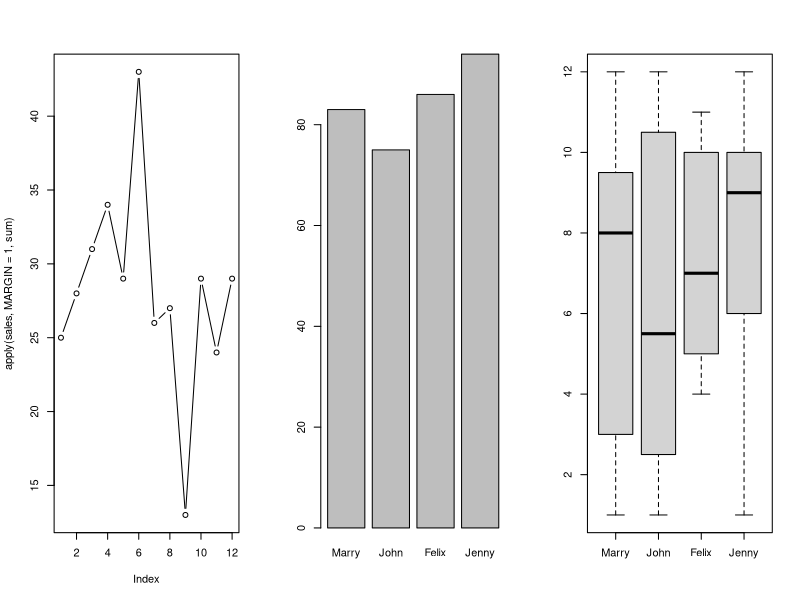
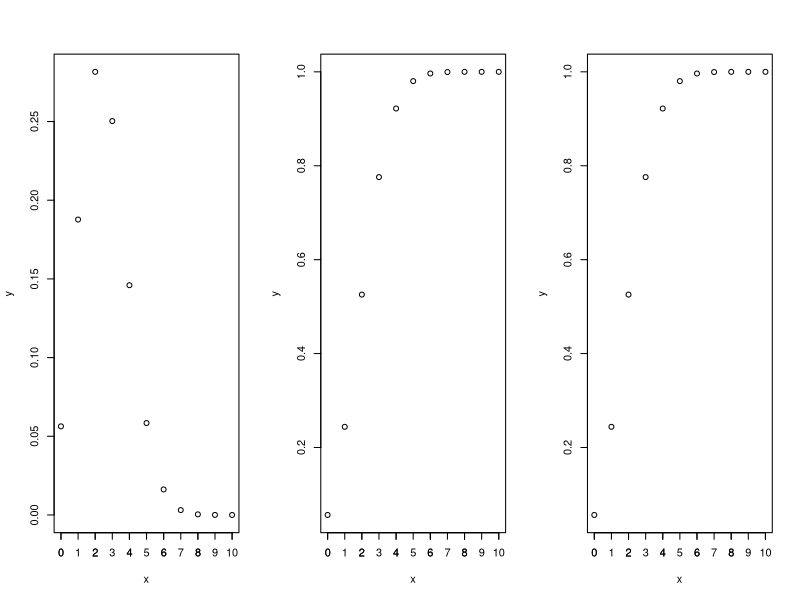
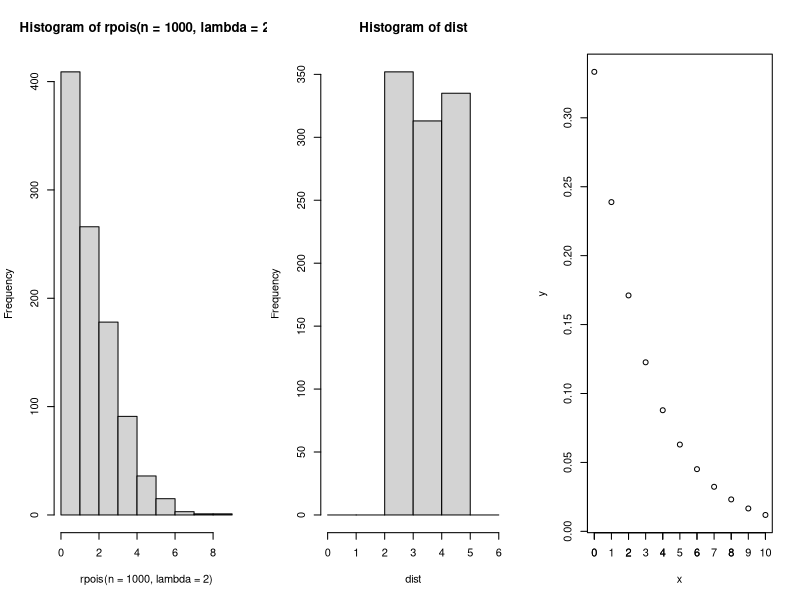
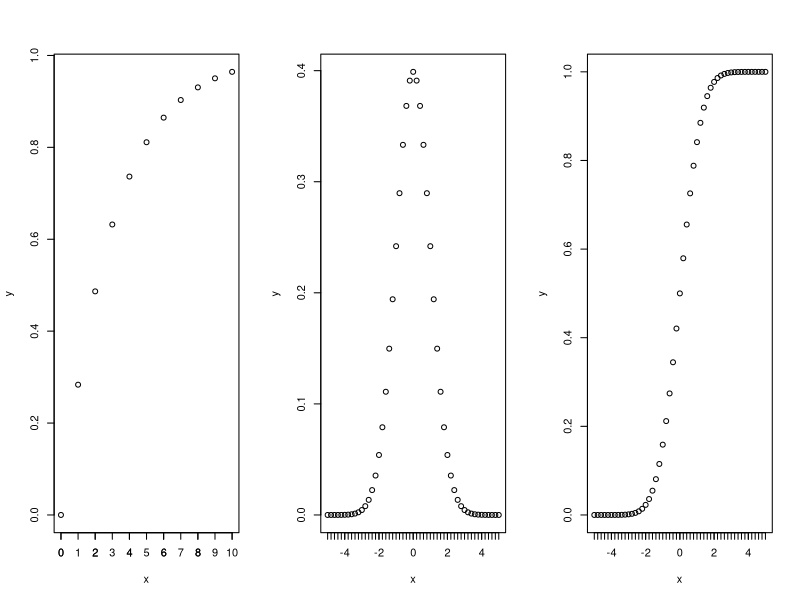

These figures' R source, in order:
## ---- chunk 1
knitr::opts_chunk$set(echo = TRUE, collapse = TRUE)
library(kableExtra)
## ---- chunk 2
args(apply)
# kur X yra array
# MARGIN=1 eilutėms
# MARGIN=2 stulpeliams
# FUN taikoma funkcija
## ---- chunk 3
x <- matrix(1:4,2,2)
x
apply(x, 1, mean) #1 - eiltuėms
apply(x, 2, mean) #2 - stulpeliams
apply(x, 1, sum)
apply(x, 2, sum)

## ---- chunk 4
x <- array(data=rnorm(40), dim = c(2,2,10))
apply(x, c(1,2), mean)
## ---- chunk 5
#generate sales dataframe
set.seed(101)
sales <- data.frame(row.names = month.abb[1:12], 
                Marry=sample(1:12,12, replace = TRUE),
                John=sample(1:12,12, replace = TRUE),
                Felix=sample(1:12,12, replace = TRUE),
                Jenny=sample(1:12,12, replace = TRUE))

## ---- chunk 6
# sukuriame 5x6 matricą
set.seed(101)
sales <- data.frame(row.names = month.abb[1:12], 
                Marry=sample(1:12,12, replace = TRUE),
                John=sample(1:12,12, replace = TRUE),
                Felix=sample(1:12,12, replace = TRUE),
                Jenny=sample(1:12,12, replace = TRUE))



apply(sales, MARGIN=1, sum)
apply(sales, MARGIN=2, sum)
## ---- chunk 7
par(mfrow=c(1,3))
plot(apply(sales, MARGIN=1, sum), type="b")
barplot(apply(sales, MARGIN=2, sum))
boxplot(sales)
## ---- chunk 8
args(apply)
# for ... arguments of quantile function
apply(sales[,-1], 2, quantile, probs=c(0,0.25 ,0.5, 0.75,1))
apply(sales[,-1], 2, summary, digits=0)
## ---- chunk 9
# Funkcija rep priima objektus ir replikuoja juos times arba each
args(rep)
?args
rep(c("a","b"), c(1,3))
## ---- chunk 10
args(sweep)
## ---- chunk 11
args(lapply)
## ---- chunk 12
x <-  list(a=1:10, b=rnorm(10), c=seq(from=100, to=200, by=2))
lapply(x, mean)
## ---- chunk 13
x <- 1:3
as.list(1:3) #taip lapply mato vektorių x konvertvus jį į list objektą
lapply(x, runif)
## ---- chunk 14
x <- 1:3
lapply(x, runif, min=5, max=10)
## ---- chunk 15
x <- list(a=matrix(1:9, nrow=3, ncol = 3), 
          b=matrix(1:4, nrow = 2, ncol=2))
lapply(x, function(elt) elt[,1, drop=FALSE]) #elt yra anoniminė funkcija
## ---- chunk 16
A <- matrix(sample(1:10,9),3,3)
B <- matrix(sample(1:10,9),3,3)
C <- matrix(sample(1:10,9),3,3)
MAT_LIST <- list(A,B,C)

lapply(MAT_LIST, "[", ,1)
## ---- chunk 17
lapply(sales, sum)
## ---- chunk 18
x <-  list(a=1:10, b=rnorm(10), c=seq(from=100, to=200, by=2))
lapply(x, mean)
## ---- chunk 19
x <-  list(a=1:10, b=rnorm(10), c=seq(from=100, to=200, by=2))
sapply(x, mean)
## ---- chunk 20
sapply(MAT_LIST,"[",1,1, simplify = TRUE)  # nepriima tuščių argumentų
sapply(MAT_LIST,"[",1,1, simplify = FALSE) # nepriima tuščių argumentų

## ---- chunk 21
sapply(sales, sum)
## ---- chunk 22
str(mapply)
## ---- chunk 23
list(rep(1,4), rep(2,3), rep(3,2), rep(4,1))
## ---- chunk 24
mapply(rep, 1:4, 4:1)
## ---- chunk 25
noise <- function(n, mean, sd){
        rnorm(n, mean, sd)
}

noise(4,1,2) # veikia kaip tikėtasi
# list(noise(1,1,0.1),noise(2,2,0.1),noise(3,3,0.1),noise(4,4,0.1))
noise(1:4,1:4,0.01) # veikia ne kaip tikėtasi
## ---- chunk 26
noise <- function(n, mean, sd){
        rnorm(n, mean, sd)
}
# list(noise(1,1,0.1),noise(2,2,0.1),noise(3,3,0.1),noise(4,4,0.1))
mapply(noise, 1:4, 1:4, 0.1)
## ---- chunk 27
mapply(rep, 1:4,4)
## ---- chunk 28
args(rapply)

#pvz:
x <- list(1,2,3,4)
rapply(x, function(x){x^2})
## ---- chunk 29
rapply(lapply(sales, mean),function(x){x*0.15})
## ---- chunk 30
str(tapply)
## ---- chunk 31
x <- c(rnorm(10), runif(10), rnorm(10,1))
x
# Generate factors by specifying the pattern of their levels.
#gl(n, k, length = n*k, labels = seq_len(n), ordered = FALSE)
f <- gl(3,10) 
f
tapply(x, f, mean)
## ---- chunk 32
tapply(x, f, mean, simplify = FALSE)
## ---- chunk 33
tapply(x, f, summary)
## ---- chunk 34
str(split)
## ---- chunk 35
split(x, f)
# dabar galima naudoti lapply / sapply
## ---- chunk 36
lapply(split(x, f),mean)
tapply(x, f, mean)
## ---- chunk 37
head(airquality)
## ---- chunk 38
s <- split(airquality, airquality$Month)
lapply(s, function(x) colMeans(x[,1:4]))
## ---- chunk 39
s <- split(airquality, airquality$Month)
lapply(s, function(x) colMeans(x[,1:4], na.rm=TRUE))
## ---- chunk 40
s <- split(airquality, airquality$Month)
sapply(s, function(x) colMeans(x[,1:4], na.rm=TRUE))
## ---- chunk 41
regionas <- as.factor(rep(c("Vilnius", "Kaunas", "Klaidpėda"), each=10 ))
lytis <- as.factor(c("M", "V"))
x <- data.frame(metai=rep(2013:2017),
                regionas=rep(c("Vilnius", "Kaunas", "Klaidpėda"), each=10 ),
                lytis=c("M", "V"),
                bvp=rep(runif(5,100,200),3),
                vartojimas=rnorm(30)
                )
s <- split(x, list(regionas, lytis))
## ---- chunk 42
head(x,15)
## ---- chunk 43
head(s,2)

## ---- chunk 44
sapply(s, function(x) mean(x[,4]))
sapply(s, function(x) colMeans(x[,4:5]))
## ---- chunk 45
args(aggregate)
?aggregate
## ---- chunk 46
aggregate(airquality, 
          list(airquality$Month), #jeigu nebus list() mes klaid, nes tada bus vektorius
          mean, na.rm=TRUE)
# tik vienam kintamajam
aggregate(airquality$Ozone, list(airquality$Month), FUN=mean, na.rm=TRUE)
## ---- chunk 47
aggregate(iris, 
          list(iris$Species),
          mean, na.rm=TRUE)
## ---- chunk 48
set.seed(1)
rnorm(n=5, mean=5, sd=2)
rnorm(n=5, mean=5, sd=2)
set.seed(1)
rnorm(n=5, mean=5, sd=2)
## ---- chunk 49
# tikimybė jog studentas atsakys lygiai 4 teisingai
dbinom(x=4, size = 10, prob = 0.25)
## ---- chunk 50
x <- seq(from=0, to=10, by=1)
y <- dbinom(x, size=10, prob=0.25)
plot(x,y, type = "p")
axis(side = 1, at = x,labels = T)
## ---- chunk 51
# todėl norint žinoti tikimybę jog studentas atsakys į 4 arba mažiau
dbinom(x=0, size = 10, prob = 0.25)+
        dbinom(x=1, size = 10, prob = 0.25)+
        dbinom(x=2, size = 10, prob = 0.25)+
        dbinom(x=3, size = 10, prob = 0.25)+
        dbinom(x=4, size = 10, prob = 0.25)

# alternatyviai galima pasinaudoti pbinom()
pbinom(q=4, size= 10, prob = 0.25, lower.tail = TRUE)
# tačiau piktąjį dėstytoją domina, 
# kokia tikimybė, jog studentas "praslys":
pbinom(q=4, size= 10, prob = 0.25, lower.tail = FALSE)
## ---- chunk 52
x <- seq(from=0, to=10, by=1)
y <- pbinom(x, size=10, prob=0.25)
plot(x,y, type = "p")
axis(side = 1, at = x,labels = T)
## ---- chunk 53
qbinom(0.1, 10, 0.25, lower.tail = FALSE)
## ---- chunk 54
x <- seq(from=0, to=10, by=1)
y <- pbinom(x, size=10, prob=0.25)
plot(x,y, type = "p")
axis(side = 1, at = x,labels = T)
## ---- chunk 55
rpois(n=10, lambda = 1)
rpois(n=10, lambda=2)
hist(rpois(n=1000, lambda=2))
## ---- chunk 56
dpois(5, 50) ## 5 Pr(x=5), lambda=50
dpois(30 , 50) ## 30  Pr(x=30), lambda=50
dpois(60, 50) ## 60  Pr(x=50), lambda=50

ppois(5, 50) ## 5 arba mažiau skambučių Pr(x<=5), lambda=50
ppois(30, 50) ## 30 arba mažiau skambučių Pr(x<=30), lambda=50
ppois(60, 50) ## 60 arba mažiau skambučių Pr(x<=50),lambda=50
## ---- chunk 57
ppois(q=65, lambda = 50, lower.tail = TRUE)
ppois(q=65, lambda = 50, lower.tail = FALSE)

# Kiek papildomų skambučių reiktų papildomai galėti priimti?
qpois(p=0.001, lambda = 50, lower.tail = FALSE)
ceiling(
        (qpois(p=0.001, lambda = 50, lower.tail = FALSE) - 65) / 5
        )
## ---- chunk 58
dist <- runif(n=1000, min=2, max=5)
hist(dist, breaks = seq(from=0, to=6, by=1))
## ---- chunk 59
pexp(2, rate=1/3)
## ---- chunk 60
x <- seq(from=0, to=10, by=1)
y <- dexp(x, rate=1/3 )
plot(x,y, type = "p")
axis(side = 1, at = x,labels = T)
## ---- chunk 61
x <- seq(from=0, to=10, by=1)
y <- pexp(x, rate=1/3 )
plot(x,y, type = "p")
axis(side = 1, at = x,labels = T)
## ---- chunk 62
x <- seq(from=-5, to=5, by=0.2)
y <- dnorm(x)
plot(x,y, type = "p")
axis(side = 1, at = x,labels = F)
## ---- chunk 63
x <- seq(from=-5, to=5, by=0.2)
y <- pnorm(x)
plot(x,y, type = "p")
axis(side = 1, at = x,labels = F)
